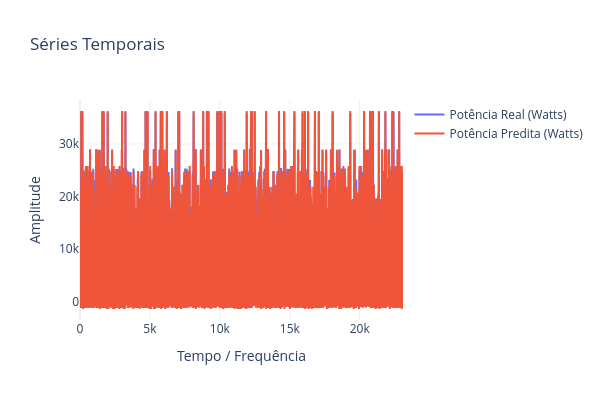

Notebook source saved alongside this figure:
### Code cell
PlotSeriesPLY(ySeries=[y_real, y_pred], names=['Potência Real (Watts)', 'Potência Predita (Watts)'])

### Figure 1 — Plotly figure (JSON) as saved in the notebook; plotly's stock layout.template omitted (floating-point values rounded to 4 significant figures; data arrays with more than 128 entries replaced by an {"elided": "..."} marker saying what was removed)
{"data": [{"mode": "lines", "name": "Potência Real (Watts)", "type": "scatter", "x": {"elided": "23097 int values"}, "xaxis": "x", "y": {"elided": "23097 float values"}, "yaxis": "y"}, {"mode": "lines", "name": "Potência Predita (Watts)", "type": "scatter", "x": {"elided": "23097 int values"}, "xaxis": "x", "y": {"elided": "23097 float values"}, "yaxis": "y"}], "layout": {"height": 400, "title": {"text": "Séries Temporais"}, "width": 600, "xaxis": {"anchor": "y", "domain": [0, 1], "title": {"text": "Tempo / Frequência"}}, "yaxis": {"anchor": "x", "domain": [0, 1], "title": {"text": "Amplitude"}}}}
